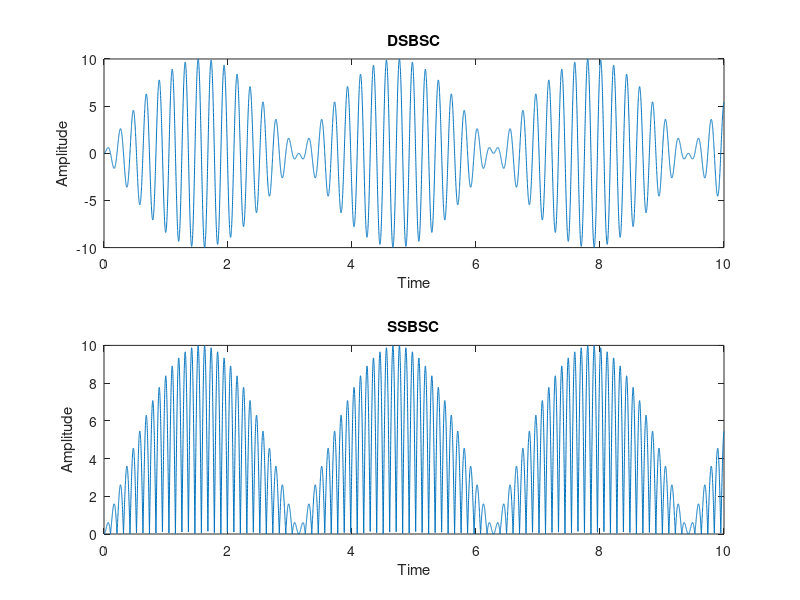

Write the MATLAB code that produced this figure.
time = 0:0.001:10;

baseband = sin(time); 
carrier = 10*sin(30*time);

dsbsc_mod = baseband.*carrier;
ssbsc_mod = abs(dsbsc_mod);

subplot(2,1,1);
plot(time,dsbsc_mod);
xlabel("Time");
ylabel("Amplitude");
title("DSBSC");

subplot(2,1,2);
plot(time,ssbsc_mod);
xlabel("Time");
ylabel("Amplitude");
title("SSBSC");
